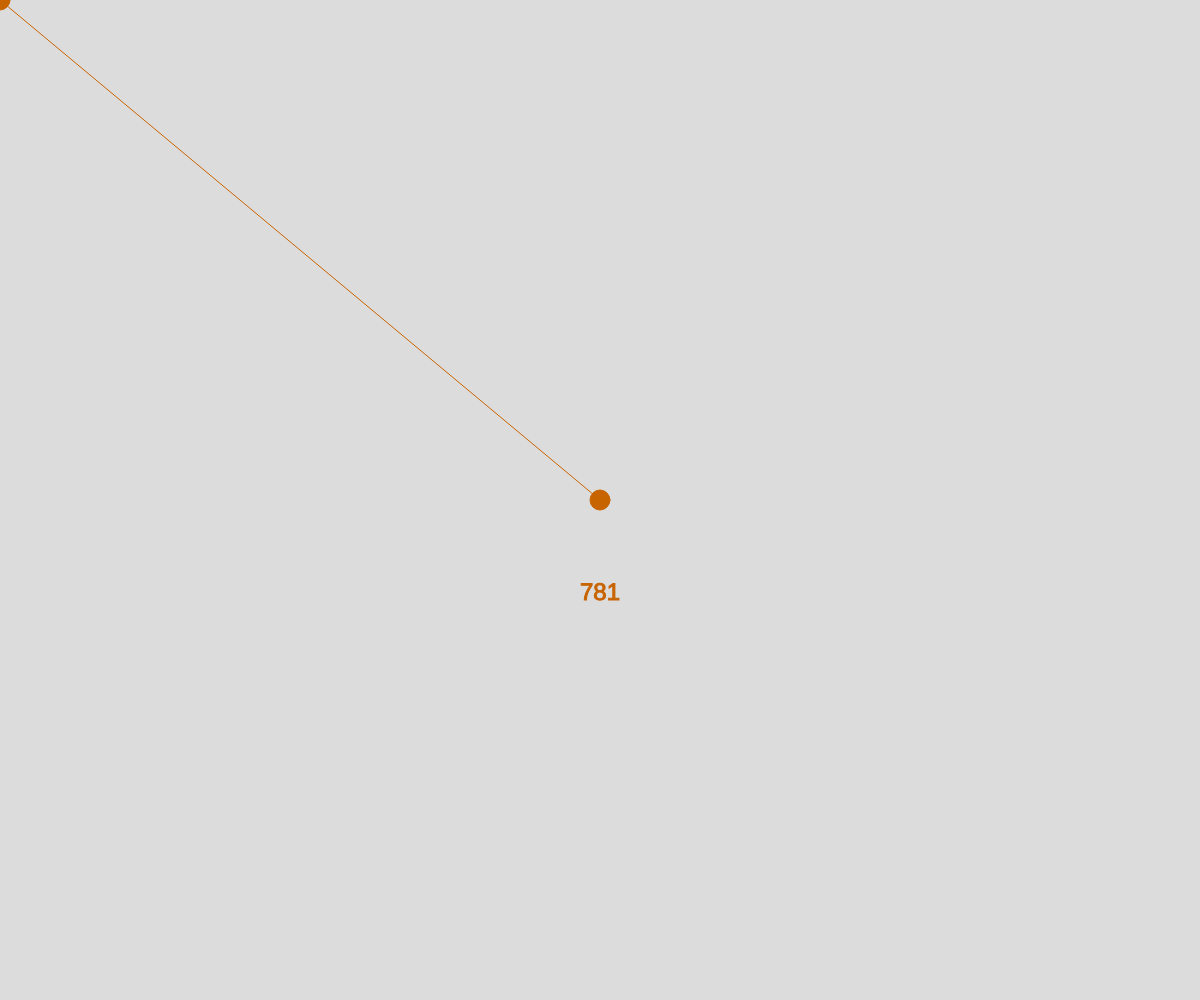
Frame 1 (no input)
Frame 60 (no input): identical to frame 1, image omitted
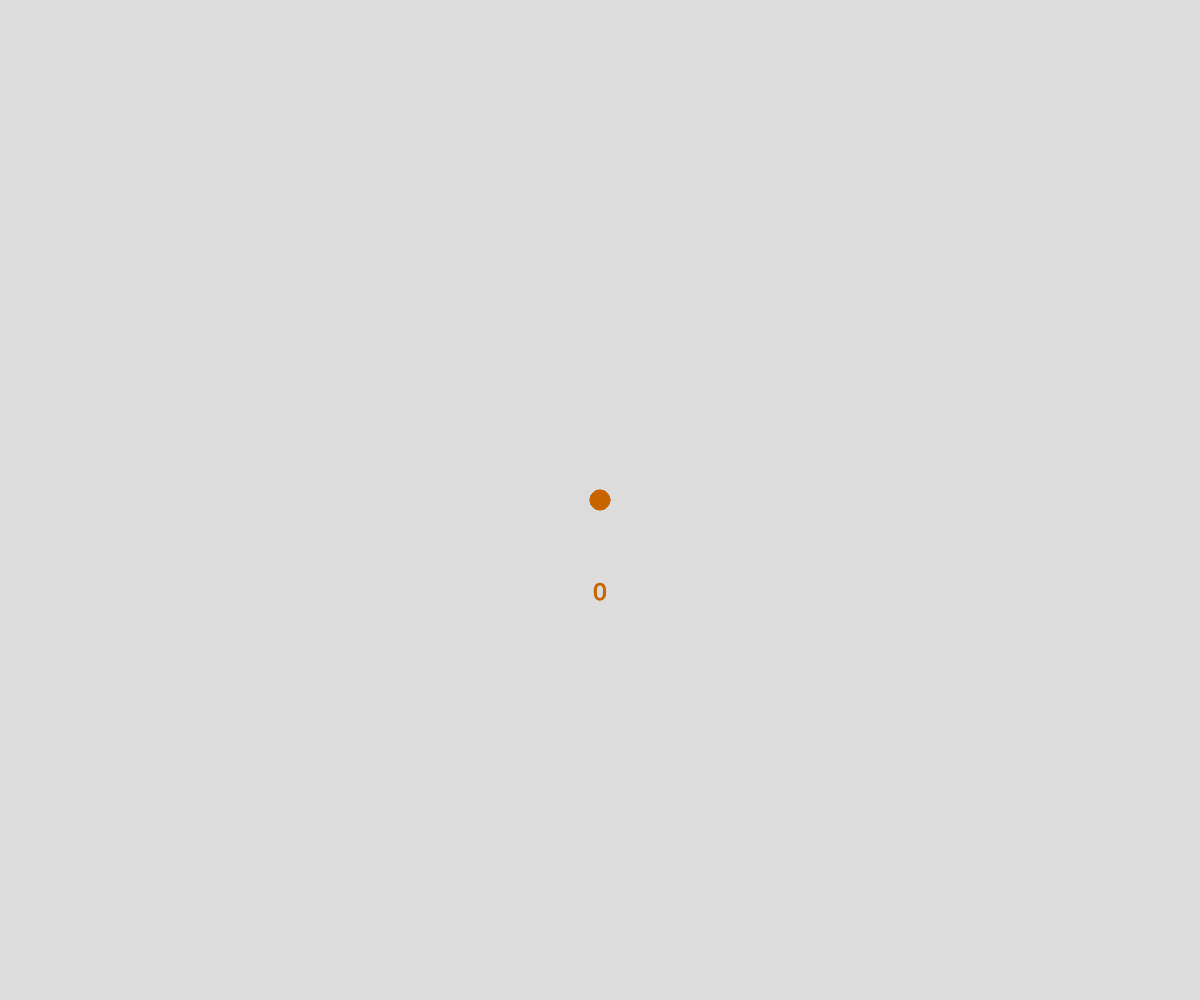
Frame 120 (the mouse pressed at the canvas centre since frame 60)

The p5.js sketch that drew these frames (run headless with seeded random() and noise() and a simulated clock; from frame 60 on, the mouse is pressed at the canvas centre):

// p5.js sketch
// ── sketch.js
// Mouse Distance
// Mr. Scott
// A bit more with mouse and functions

// Global Variables
let nodeColors = [];  // ["red", "blue", "gree"]
let colorIndex = 1;  // state variable
// 0, 1, ..nodeColors.length-1

function renderNodes() {
  // simple function: no inputs, no return
  // draw two "nodes" as circles, and connect
  // them with a line
  stroke(nodeColors[colorIndex]);
  fill(nodeColors[colorIndex]);
  circle(width / 2, height / 2, 20);
  circle(mouseX, mouseY, 20);
  line(width / 2, height / 2, mouseX, mouseY);
  //display distance
  let d = segmentDistance(mouseX,mouseY,width/2,height/2);
  text(round(d,1), width/2, height * 0.6);
}

function segmentDistance(x1, y1, x2, y2){
  //calculate the distance between 2 points
  //and return the result
  let a = Math.abs(x1-x2);
  let b = Math.abs(y1-y2);
  let c = Math.sqrt(a*a + b*b);
  return c;
}

function mouseWheel(event) {
  //check for mouseWheel event
  //neg → scroll up    pos → scroll down
  print(event.delta);
  if (event.delta < 0) {
    colorIndex += 1;
    if (colorIndex > nodeColors.length - 1) {
      //gone past the end of the array
      colorIndex = 0;
    }
  }
  else {  //reduce colorIndex and maybe wrap around
    //on your own
  }
}

function initColors() {
  // populate our array of colors
  nodeColors.push(color("red"));
  nodeColors.push(color(200, 100, 0));
  nodeColors.push(color("cornflowerblue"));
}


function setup() {
  createCanvas(windowWidth, windowHeight);
  initColors();
  noCursor();
  textAlign(CENTER);
  textSize(24);
}

function draw() {
  background(220);
  renderNodes();
}
